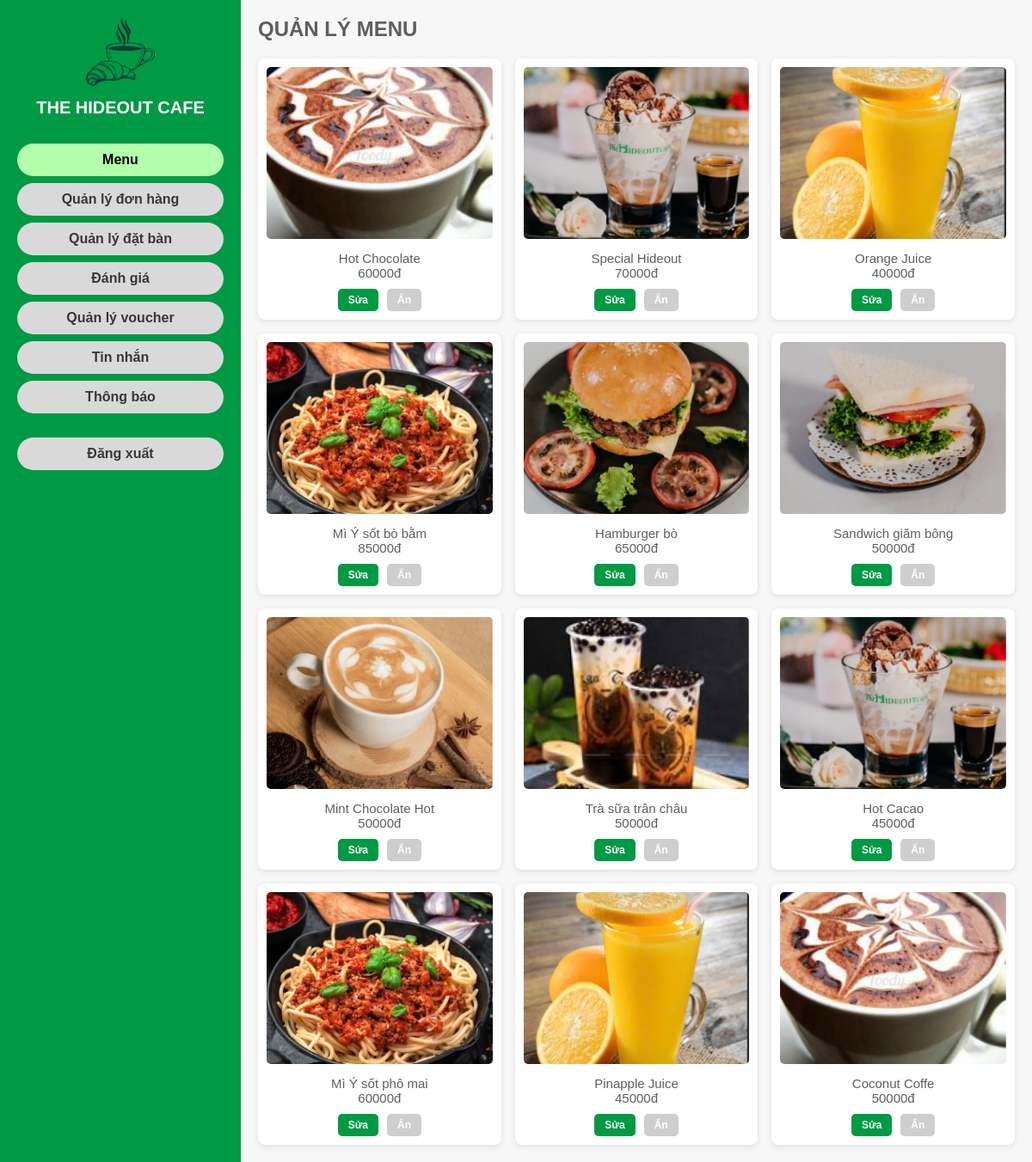
Page /menu/nhanvien/ (signed in) on the committed database.
### myapp/models.py (models this page shows, shortened)
class ThucDon(models.Model):
    ma_mon = models.AutoField(primary_key=True)
    ten_mon = models.CharField(max_length=100)
    gia_tien = models.DecimalField(max_digits=10, decimal_places=0)
    hinh_anh = models.ImageField(upload_to='hinh_anh_mon_an/', null=True, blank=True)
    ngay_tao = models.DateTimeField(auto_now_add=True)
    da_an = models.BooleanField(default=False)
    class Meta:
        verbose_name = "Thực Đơn"
        verbose_name_plural = "Thực Đơn"

### myapp/views.py (the view)
# urls.py: path('menu/nhanvien/', views.menu_nhanvien, name='menu_nhanvien'),
@login_required
def menu_nhanvien(request):
    if request.user.vai_tro != 'nhan_vien':
        return HttpResponse("Bạn không có quyền truy cập trang này.", status=403)
    thuc_don = ThucDon.objects.all()
    return render(request, 'menu_nhanvien.html', {'thuc_don': thuc_don})

### myapp/templates/menu_nhanvien.html (shortened to what this page needs)
{% load static %}
<!DOCTYPE html>
<html lang="en">
<head>
</head>
<body>
  <div class="sidebar">
    <div class="logo">
      <img src="{% static 'images/logo-removebg-preview.png' %}" alt="Logo" />
      <div class="logo-name">THE HIDEOUT CAFE</div>
    </div>
    <div class="nav-menu">
      <div class="nav-item active">Menu</div>
      <div class="nav-item">Quản lý đơn hàng</div>
      <div class="nav-item">Quản lý đặt bàn</div>
      <div class="nav-item">Đánh giá</div>
      <div class="nav-item">Quản lý voucher</div>
      <div class="nav-item">Tin nhắn</div>
      <div class="nav-item">Thông báo</div>
      <div class="nav-item" style="margin-top: 20px; font-weight: 700;">
        <a href="{% url 'logout' %}" style="text-decoration: none; color: inherit;">Đăng xuất</a>
      </div>
    </div>
  </div>
  <div class="main-content">
    <div class="menu-header">
      <h1>QUẢN LÝ MENU</h1>
    </div>
    <div class="menu-grid">
      {% for mon in thuc_don %}
      <div class="menu-item {% if mon.da_an %}hidden-item{% endif %}" data-id="{{ mon.ma_mon }}">
        <img src="{{ mon.hinh_anh.url|default:'/static/images/default.jpg' }}" alt="{{ mon.ten_mon }}">
        <div class="item-name">{{ mon.ten_mon }}<br>{{ mon.gia_tien }}đ</div>
        <div class="actions">
          <div class="edit-btn" onclick="showEditForm('{{ mon.ten_mon }}', '{{ mon.gia_tien }}', {{ mon.ma_mon }})">Sửa</div>
          <div class="hide-btn" onclick="showConfirmDialog({{ mon.ma_mon }}, {{ mon.da_an|yesno:'true,false' }})">
            {% if mon.da_an %}Hiện lại{% else %}Ẩn{% endif %}
          </div>
        </div>
      </div>
      {% empty %}
      <p>Chưa có món nào trong thực đơn.</p>
      {% endfor %}
    </div>
  </div>
</body>
</html>

### myapp/templates/menu_nhanvien.html (style rules this page uses)
* { box-sizing: border-box; margin: 0; padding: 0; font-family: Arial, sans-serif; }
body { display: flex; flex-direction: row; height: 100vh; background: #f7f7f7; }
.sidebar { width: 280px; background: #009944; padding: 20px; display: flex; flex-direction: column; }
.logo { text-align: center; margin-bottom: 30px; }
.logo img { width: 80px; height: 80px; margin-bottom: 10px; }
.logo-name { color: white; font-size: 20px; font-weight: 600; }
.nav-menu { display: flex; flex-direction: column; gap: 8px; }
.nav-item { background: #d9d9d9; padding: 10px; border-radius: 20px; text-align: center; color: #383838; font-weight: 600; transition: all 0.3s; cursor: pointer; }
.nav-item:hover, .nav-item.active { background: #b4ffab; color: #000; }
.main-content { flex: 1; padding: 20px; overflow-y: auto; }
.menu-header { display: flex; justify-content: space-between; align-items: center; margin-bottom: 20px; }
.menu-header h1 { color: #5e5e5e; font-size: 24px; font-weight: 700; }
.menu-grid { display: grid; grid-template-columns: repeat(auto-fit, minmax(230px, 1fr)); gap: 16px; }
.menu-item { background: white; border-radius: 8px; padding: 10px; text-align: center; box-shadow: 0 2px 6px rgba(0, 0, 0, 0.1); transition: 0.3s; }
.menu-item img { width: 100%; height: 200px; object-fit: cover; border-radius: 5px; }
.menu-item .item-name { margin-top: 10px; font-size: 15px; font-weight: 500; color: #5e5e5e; }
.menu-item .actions { display: flex; justify-content: center; gap: 10px; margin-top: 10px; }
.actions div { padding: 6px 12px; border-radius: 5px; font-size: 12px; font-weight: 700; cursor: pointer; transition: 0.3s; }
.edit-btn { background: #009944; color: white; }
.hide-btn { background: #cecece; color: white; }

### rows in the picture
ThucDon: hinh_anh (picture), ten_mon "Hot Chocolate", gia_tien "60000", da_an "Ẩn"
ThucDon: hinh_anh (picture), ten_mon "Special Hideout", gia_tien "70000", da_an "Ẩn"
ThucDon: hinh_anh (picture), ten_mon "Orange Juice", gia_tien "40000", da_an "Ẩn"
ThucDon: hinh_anh (picture), ten_mon "Mì Ý sốt bò bằm", gia_tien "85000", da_an "Ẩn"
ThucDon: hinh_anh (picture), ten_mon "Hamburger bò", gia_tien "65000", da_an "Ẩn"
ThucDon: hinh_anh (picture), ten_mon "Sandwich giăm bông", gia_tien "50000", da_an "Ẩn"
ThucDon: hinh_anh (picture), ten_mon "Mint Chocolate Hot", gia_tien "50000", da_an "Ẩn"
ThucDon: hinh_anh (picture), ten_mon "Trà sữa trân châu", gia_tien "50000", da_an "Ẩn"
ThucDon: hinh_anh (picture), ten_mon "Hot Cacao", gia_tien "45000", da_an "Ẩn"
ThucDon: hinh_anh (picture), ten_mon "Mì Ý sốt phô mai", gia_tien "60000", da_an "Ẩn"
ThucDon: hinh_anh (picture), ten_mon "Pinapple Juice", gia_tien "45000", da_an "Ẩn"
ThucDon: hinh_anh (picture), ten_mon "Coconut Coffe", gia_tien "50000", da_an "Ẩn"
